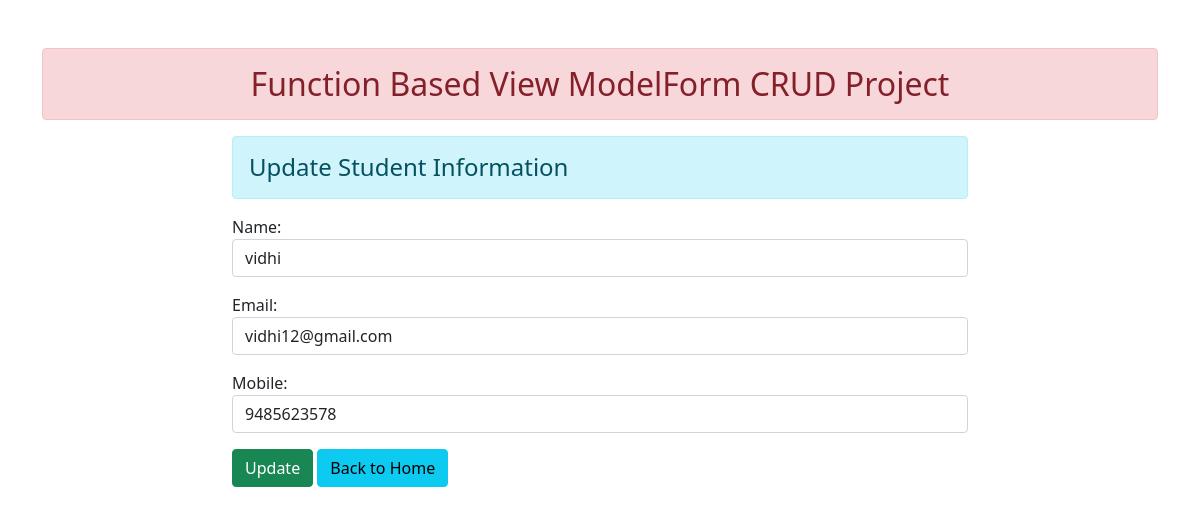
Page /2/ on the committed database.
### add/models.py (models this page shows)
class User(models.Model):
    name = models.CharField(max_length=70)
    email = models.EmailField(max_length=100)
    mobile = models.CharField(max_length=10)

### add/views.py (the view)
# urls.py: path('<int:id>/', views.update_data, name="updatedata"),
def update_data(request, id):
    if request.method == 'POST':
        pi = User.objects.get(pk=id)
        fm = StudentRegistration(request.POST, instance=pi)
        if fm.is_valid():
            fm.save()
    else:
         pi = User.objects.get(pk=id)
         fm = StudentRegistration(instance=pi)
    return render(request, 'add/update.html', {'form':fm})

### add/forms.py
class StudentRegistration(forms.ModelForm):
    class Meta:
     model = User
     fields = ['name', 'email', 'mobile']
     widgets = {
         'name': forms.TextInput(attrs={'class':'form-control'}),
         'email': forms.EmailInput(attrs={'class':'form-control'}),
         'mobile': forms.TextInput(attrs={'class':'form-control'})
         ,
     }

### add/templates/add/update.html (shortened to what this page needs)
{% extends 'add/base.html' %}
{% block content %}
 <div class="row">
    <div class="col-sm-8 offset-2">
        <h4 class="alert alert-info">Update Student Information</h4>
        <form action="" method="post">
            {{form.as_p}}
            <input type="submit" class="btn btn-success" value="Update">
            <a href="{% url 'addandshow' %}" class="btn btn-info">Back to Home</a>
        </form>
    </div>
 </div>
{% endblock content %}

### rows in the picture
User: name "vidhi", email "vidhi12@gmail.com", mobile "9485623578"
